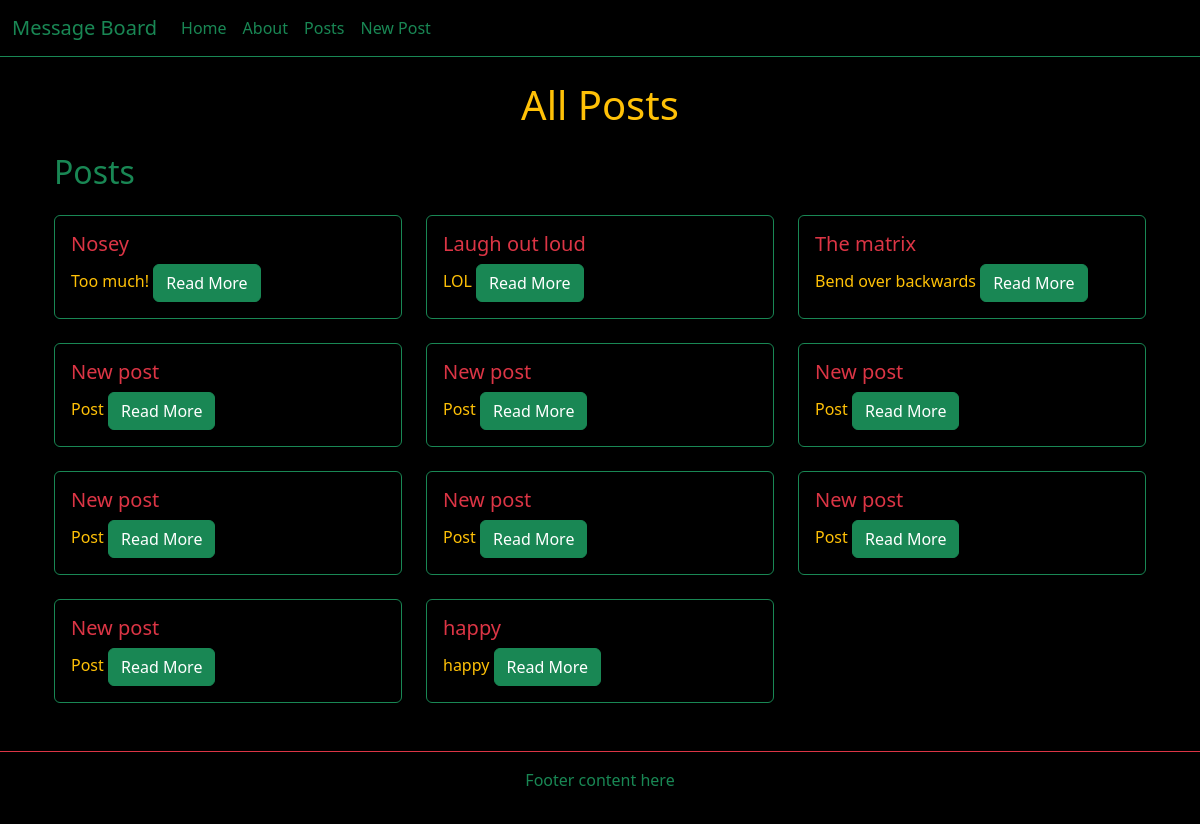
/posts/, run on the app's committed database.
### posts/models.py (models this page shows, shortened)
class Post(models.Model):                                                               #inheritance
    title = models.CharField(max_length=128)                                            #composition
    subtitle = models.CharField(max_length=256)                                         #composition
    body = models.TextField()                                                           #composition
    created_on = models.DateTimeField(auto_now_add=True)                                #composition

### posts/views.py (the view)
# urls.py: path("", views.PostListView.as_view(), name="list"),
class PostListView(ListView):
    template_name = 'posts/list.html'
    model = Post

### templates/posts/list.html (shortened to what this page needs)
{% extends "base.html" %}
{% block header %}All Posts{% endblock header %}
{% block content %}
<div class="container mt-4">
    <h2 class="text-success mb-4">Posts</h2>
    <div class="row">
        {% for post in object_list %}
        <div class="col-md-4 mb-4">
            <div class="card bg-black border-success">
                <div class="card-body">
                    <h5 class="card-title text-danger">{{ post.title }}</h5>
                    <p class="card-text text-warning">
                        {{ post.subtitle|default:post.body|truncatewords:20 }}
                    <a href="{% url 'detail' post.pk %}" class="btn btn-success">Read More</a>
                </div>
            </div>
        </div>
        {% endfor %}
    </div>
</div>
{% endblock content %}

### templates/base.html (shortened to what this page needs)
<!DOCTYPE html>
<html lang="en">
<head>
    <link href="https://cdn.jsdelivr.net/npm/bootstrap@5.3.3/dist/css/bootstrap.min.css" rel="stylesheet"
>
</head>
<body class="bg-black text-warning">
    <nav class="navbar navbar-expand-lg navbar-dark bg-black border-bottom border-success">
        <div class="container-fluid">
            <a class="navbar-brand text-success" href="{% url 'home' %}">Message Board</a>
            <div class="collapse navbar-collapse" id="navbarNavAltMarkup">
                <div class="navbar-nav">
                    <a class="nav-link text-success" href="{% url 'home' %}">Home</a>
                    <a class="nav-link text-success" href="{% url 'about' %}">About</a>
                    <a class="nav-link text-success" href="{% url 'list' %}">Posts</a>
                    <a class="nav-link text-success" href="{% url 'new' %}">New Post</a>
                </div>
            </div>
        </div>
    </nav>
    <header class="text-center my-4">
        <h1 class="text-warning">{% block header %}Message Board{% endblock header %}</h1>
    </header>
    <main class="container">
        {% block content %}
        {% endblock content %}
    </main>
    <footer class="bg-black text-success border-top border-danger mt-4 py-3 text-center">
        <p>Footer content here</p>
    </footer>
</body>
</html>

### data on the page
Post: title "Nosey", subtitle "Too much!"
Post: title "Laugh out loud", subtitle "LOL"
Post: title "The matrix", subtitle "Bend over backwards"
Post: title "New post", subtitle "Post"
Post: title "New post", subtitle "Post"
Post: title "New post", subtitle "Post"
Post: title "New post", subtitle "Post"
Post: title "New post", subtitle "Post"
Post: title "New post", subtitle "Post"
Post: title "New post", subtitle "Post"
Post: title "happy", subtitle "happy"
